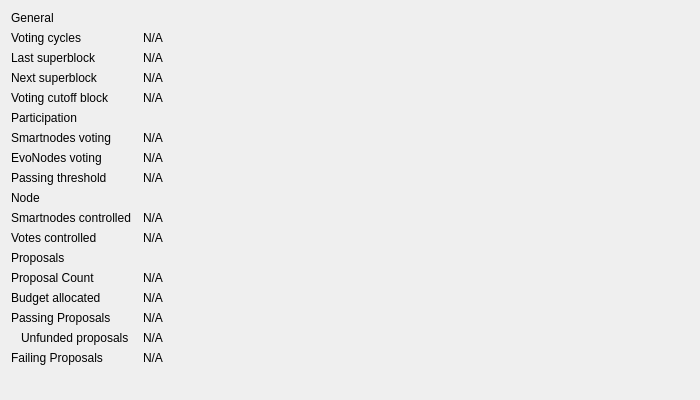
<?xml version="1.0" encoding="UTF-8"?>
<ui version="4.0">
 <class>ProposalInfo</class>
 <widget class="QWidget" name="ProposalInfo">
  <property name="geometry">
   <rect>
    <x>0</x>
    <y>0</y>
    <width>700</width>
    <height>400</height>
   </rect>
  </property>
  <layout class="QHBoxLayout" name="horizontalLayout">
  <item>
  <widget class="QWidget" name="leftPanel" native="true">
  <property name="sizePolicy">
   <sizepolicy hsizetype="Expanding" vsizetype="Preferred">
    <horstretch>1</horstretch>
    <verstretch>0</verstretch>
   </sizepolicy>
  </property>
  <layout class="QGridLayout" name="gridLayoutGovernance" columnstretch="0,1,0">
   <property name="leftMargin"><number>0</number></property>
   <property name="topMargin"><number>0</number></property>
   <property name="rightMargin"><number>0</number></property>
   <property name="bottomMargin"><number>0</number></property>
   <property name="horizontalSpacing">
    <number>12</number>
   </property>
   <item row="0" column="0">
    <widget class="QLabel" name="labelGeneral">
     <property name="text">
      <string>General</string>
     </property>
    </widget>
   </item>
   <item row="1" column="0">
    <widget class="QLabel" name="labelSuperblockCycleTitle">
     <property name="text">
      <string>Voting cycles</string>
     </property>
    </widget>
   </item>
   <item row="1" column="1" colspan="2">
    <widget class="QLabel" name="labelSuperblockCycle">
     <property name="cursor">
      <cursorShape>IBeamCursor</cursorShape>
     </property>
     <property name="text">
      <string>N/A</string>
     </property>
     <property name="textInteractionFlags">
      <set>Qt::LinksAccessibleByMouse|Qt::TextSelectableByKeyboard|Qt::TextSelectableByMouse</set>
     </property>
    </widget>
   </item>
   <item row="2" column="0">
    <widget class="QLabel" name="labelLastSuperblockTitle">
     <property name="text">
      <string>Last superblock</string>
     </property>
    </widget>
   </item>
   <item row="2" column="1" colspan="2">
    <widget class="QLabel" name="labelLastSuperblock">
     <property name="cursor">
      <cursorShape>IBeamCursor</cursorShape>
     </property>
     <property name="text">
      <string>N/A</string>
     </property>
     <property name="textInteractionFlags">
      <set>Qt::LinksAccessibleByMouse|Qt::TextSelectableByKeyboard|Qt::TextSelectableByMouse</set>
     </property>
    </widget>
   </item>
   <item row="3" column="0">
    <widget class="QLabel" name="labelNextSuperblockTitle">
     <property name="text">
      <string>Next superblock</string>
     </property>
    </widget>
   </item>
   <item row="3" column="1" colspan="2">
    <widget class="QLabel" name="labelNextSuperblock">
     <property name="cursor">
      <cursorShape>IBeamCursor</cursorShape>
     </property>
     <property name="text">
      <string>N/A</string>
     </property>
     <property name="textInteractionFlags">
      <set>Qt::LinksAccessibleByMouse|Qt::TextSelectableByKeyboard|Qt::TextSelectableByMouse</set>
     </property>
    </widget>
   </item>
   <item row="4" column="0">
    <widget class="QLabel" name="labelVotingDeadlineTitle">
     <property name="text">
      <string>Voting cutoff block</string>
     </property>
    </widget>
   </item>
   <item row="4" column="1" colspan="2">
    <widget class="QLabel" name="labelVotingDeadline">
     <property name="cursor">
      <cursorShape>IBeamCursor</cursorShape>
     </property>
     <property name="text">
      <string>N/A</string>
     </property>
     <property name="textInteractionFlags">
      <set>Qt::LinksAccessibleByMouse|Qt::TextSelectableByKeyboard|Qt::TextSelectableByMouse</set>
     </property>
    </widget>
   </item>
   <item row="5" column="0">
    <widget class="QLabel" name="labelParticipation">
     <property name="text">
      <string>Participation</string>
     </property>
    </widget>
   </item>
   <item row="6" column="0">
    <widget class="QLabel" name="labelMasternodesVotingTitle">
     <property name="text">
      <string>Smartnodes voting</string>
     </property>
    </widget>
   </item>
   <item row="6" column="1" colspan="2">
    <widget class="QLabel" name="labelMasternodesVoting">
     <property name="cursor">
      <cursorShape>IBeamCursor</cursorShape>
     </property>
     <property name="text">
      <string>N/A</string>
     </property>
     <property name="textInteractionFlags">
      <set>Qt::LinksAccessibleByMouse|Qt::TextSelectableByKeyboard|Qt::TextSelectableByMouse</set>
     </property>
    </widget>
   </item>
   <item row="7" column="0">
    <widget class="QLabel" name="labelEvoNodesVotingTitle">
     <property name="text">
      <string>EvoNodes voting</string>
     </property>
    </widget>
   </item>
   <item row="7" column="1" colspan="2">
    <widget class="QLabel" name="labelEvoNodesVoting">
     <property name="cursor">
      <cursorShape>IBeamCursor</cursorShape>
     </property>
     <property name="text">
      <string>N/A</string>
     </property>
     <property name="textInteractionFlags">
      <set>Qt::LinksAccessibleByMouse|Qt::TextSelectableByKeyboard|Qt::TextSelectableByMouse</set>
     </property>
    </widget>
   </item>
   <item row="8" column="0">
    <widget class="QLabel" name="labelPassingThresholdTitle">
     <property name="text">
      <string>Passing threshold</string>
     </property>
    </widget>
   </item>
   <item row="8" column="1" colspan="2">
    <widget class="QLabel" name="labelPassingThreshold">
     <property name="cursor">
      <cursorShape>IBeamCursor</cursorShape>
     </property>
     <property name="text">
      <string>N/A</string>
     </property>
     <property name="textInteractionFlags">
      <set>Qt::LinksAccessibleByMouse|Qt::TextSelectableByKeyboard|Qt::TextSelectableByMouse</set>
     </property>
    </widget>
   </item>
   <item row="9" column="0">
    <widget class="QLabel" name="labelNode">
     <property name="text">
      <string>Node</string>
     </property>
    </widget>
   </item>
   <item row="10" column="0">
    <widget class="QLabel" name="labelMasternodesControlledTitle">
     <property name="text">
      <string>Smartnodes controlled</string>
     </property>
    </widget>
   </item>
   <item row="10" column="1" colspan="2">
    <widget class="QLabel" name="labelMasternodesControlled">
     <property name="cursor">
      <cursorShape>IBeamCursor</cursorShape>
     </property>
     <property name="text">
      <string>N/A</string>
     </property>
     <property name="textInteractionFlags">
      <set>Qt::LinksAccessibleByMouse|Qt::TextSelectableByKeyboard|Qt::TextSelectableByMouse</set>
     </property>
    </widget>
   </item>
   <item row="11" column="0">
    <widget class="QLabel" name="labelWeightedVotesTitle">
     <property name="text">
      <string>Votes controlled</string>
     </property>
    </widget>
   </item>
   <item row="11" column="1" colspan="2">
    <widget class="QLabel" name="labelWeightedVotes">
     <property name="cursor">
      <cursorShape>IBeamCursor</cursorShape>
     </property>
     <property name="text">
      <string>N/A</string>
     </property>
     <property name="textInteractionFlags">
      <set>Qt::LinksAccessibleByMouse|Qt::TextSelectableByKeyboard|Qt::TextSelectableByMouse</set>
     </property>
    </widget>
   </item>
   <item row="12" column="0">
    <widget class="QLabel" name="labelProposals">
     <property name="text">
      <string>Proposals</string>
     </property>
    </widget>
   </item>
   <item row="13" column="0">
    <widget class="QLabel" name="labelProposalCountTitle">
     <property name="text">
      <string>Proposal Count</string>
     </property>
    </widget>
   </item>
   <item row="13" column="1" colspan="2">
    <widget class="QLabel" name="labelProposalCount">
     <property name="cursor">
      <cursorShape>IBeamCursor</cursorShape>
     </property>
     <property name="text">
      <string>N/A</string>
     </property>
     <property name="textInteractionFlags">
      <set>Qt::LinksAccessibleByMouse|Qt::TextSelectableByKeyboard|Qt::TextSelectableByMouse</set>
     </property>
    </widget>
   </item>
   <item row="14" column="0">
    <widget class="QLabel" name="labelBudgetAllocatedTitle">
     <property name="text">
      <string>Budget allocated</string>
     </property>
    </widget>
   </item>
   <item row="14" column="1" colspan="2">
    <widget class="QLabel" name="labelBudgetAllocated">
     <property name="cursor">
      <cursorShape>IBeamCursor</cursorShape>
     </property>
     <property name="text">
      <string>N/A</string>
     </property>
     <property name="textInteractionFlags">
      <set>Qt::LinksAccessibleByMouse|Qt::TextSelectableByKeyboard|Qt::TextSelectableByMouse</set>
     </property>
    </widget>
   </item>
   <item row="15" column="0">
    <widget class="QLabel" name="labelPassingProposalsTitle">
     <property name="text">
      <string>Passing Proposals</string>
     </property>
    </widget>
   </item>
   <item row="15" column="1" colspan="2">
    <widget class="QLabel" name="labelPassingProposals">
     <property name="cursor">
      <cursorShape>IBeamCursor</cursorShape>
     </property>
     <property name="text">
      <string>N/A</string>
     </property>
     <property name="textInteractionFlags">
      <set>Qt::LinksAccessibleByMouse|Qt::TextSelectableByKeyboard|Qt::TextSelectableByMouse</set>
     </property>
    </widget>
   </item>
   <item row="16" column="0">
    <widget class="QLabel" name="labelUnfundedProposalsTitle">
     <property name="text">
      <string>Unfunded proposals</string>
     </property>
     <property name="indent">
      <number>10</number>
     </property>
    </widget>
   </item>
   <item row="16" column="1" colspan="2">
    <widget class="QLabel" name="labelUnfundedProposals">
     <property name="cursor">
      <cursorShape>IBeamCursor</cursorShape>
     </property>
     <property name="text">
      <string>N/A</string>
     </property>
     <property name="textInteractionFlags">
      <set>Qt::LinksAccessibleByMouse|Qt::TextSelectableByKeyboard|Qt::TextSelectableByMouse</set>
     </property>
    </widget>
   </item>
   <item row="17" column="0">
    <widget class="QLabel" name="labelFailingProposalsTitle">
     <property name="text">
      <string>Failing Proposals</string>
     </property>
    </widget>
   </item>
   <item row="17" column="1" colspan="2">
    <widget class="QLabel" name="labelFailingProposals">
     <property name="cursor">
      <cursorShape>IBeamCursor</cursorShape>
     </property>
     <property name="text">
      <string>N/A</string>
     </property>
     <property name="textInteractionFlags">
      <set>Qt::LinksAccessibleByMouse|Qt::TextSelectableByKeyboard|Qt::TextSelectableByMouse</set>
     </property>
    </widget>
   </item>
   <item row="18" column="0">
    <spacer name="verticalSpacerGovernance">
     <property name="orientation">
      <enum>Qt::Vertical</enum>
     </property>
     <property name="sizeHint" stdset="0">
      <size>
       <width>20</width>
       <height>40</height>
      </size>
     </property>
    </spacer>
   </item>
  </layout>
  </widget>
  </item>
  <item>
  <widget class="DonutChart" name="budgetChart">
   <property name="minimumSize">
    <size>
     <width>150</width>
     <height>150</height>
    </size>
   </property>
   <property name="sizePolicy">
    <sizepolicy hsizetype="Expanding" vsizetype="Expanding">
     <horstretch>1</horstretch>
     <verstretch>0</verstretch>
    </sizepolicy>
   </property>
  </widget>
  </item>
  </layout>
 </widget>
 <customwidgets>
  <customwidget>
   <class>DonutChart</class>
   <extends>QWidget</extends>
   <header>qt/donutchart.h</header>
  </customwidget>
 </customwidgets>
 <resources/>
 <connections/>
</ui>
